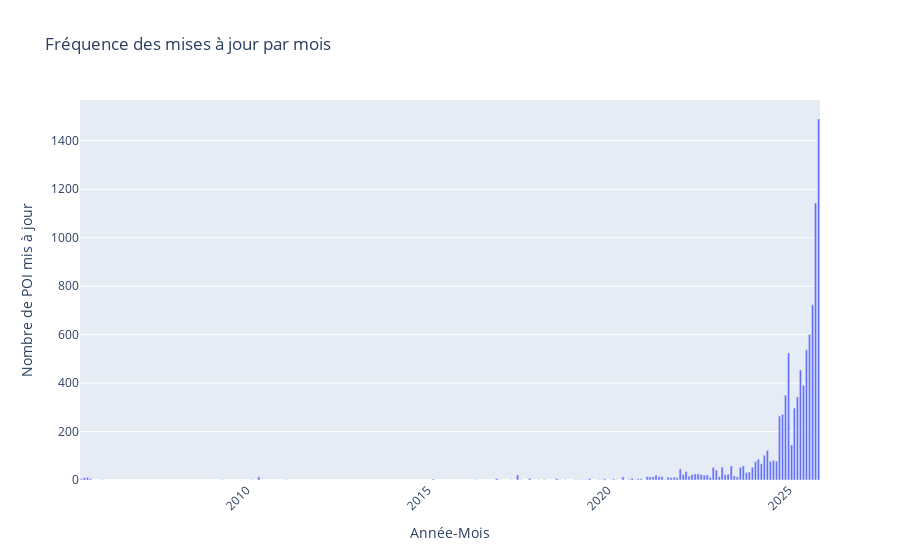

The notebook cell saved with this chart:
### Code cell
df["date_de_mise_a_jour"] = pd.to_datetime(df["date_de_mise_a_jour"], errors="coerce")
df["year_month"] = df["date_de_mise_a_jour"].dt.to_period("M")
freq = df.groupby("year_month").size()

fig = px.bar(
    x=freq.index.astype(str),
    y=freq.values,
    labels={"x": "Année-Mois", "y": "Nombre de POI mis à jour"},
    title="Fréquence des mises à jour par mois"
)

fig.update_layout(xaxis_tickangle=-45)
fig.show()

### Figure 1 — Plotly figure (JSON) as saved in the notebook; plotly's stock layout.template omitted (floating-point values rounded to 4 significant figures)
{"data": [{"hovertemplate": "Année-Mois=%{x}<br>Nombre de POI mis à jour=%{y}<extra></extra>", "legendgroup": "", "marker": {"color": "#636efa", "pattern": {"shape": ""}}, "name": "", "orientation": "v", "showlegend": false, "textposition": "auto", "type": "bar", "x": ["2005-06", "2005-07", "2005-08", "2005-09", "2006-01", "2009-05", "2010-03", "2010-05", "2011-02", "2015-03", "2016-05", "2016-12", "2017-01", "2017-05", "2017-07", "2017-08", "2017-11", "2018-02", "2018-04", "2018-08", "2018-09", "2018-11", "2019-02", "2019-03", "2019-04", "2019-05", "2019-06", "2019-07", "2019-10", "2019-11", "2019-12", "2020-02", "2020-03", "2020-04", "2020-06", "2020-08", "2020-09", "2020-10", "2020-11", "2020-12", "2021-02", "2021-03", "2021-04", "2021-05", "2021-06", "2021-07", "2021-08", "2021-09", "2021-10", "2021-11", "2021-12", "2022-01", "2022-02", "2022-03", "2022-04", "2022-05", "2022-06", "2022-07", "2022-08", "2022-09", "2022-10", "2022-11", "2022-12", "2023-01", "2023-02", "2023-03", "2023-04", "2023-05", "2023-06", "2023-07", "2023-08", "2023-09", "2023-10", "2023-11", "2023-12", "2024-01", "2024-02", "2024-03", "2024-04", "2024-05", "2024-06", "2024-07", "2024-08", "2024-09", "2024-10", "2024-11", "2024-12", "2025-01", "2025-02", "2025-03", "2025-04", "2025-05", "2025-06", "2025-07", "2025-08", "2025-09", "2025-10", "2025-11"], "xaxis": "x", "y": [5, 10, 10, 6, 1, 1, 1, 13, 1, 4, 1, 6, 1, 1, 21, 1, 7, 1, 2, 6, 1, 1, 1, 1, 1, 1, 2, 6, 1, 1, 5, 1, 4, 1, 13, 3, 8, 1, 5, 5, 14, 13, 13, 20, 14, 14, 2, 12, 10, 12, 10, 46, 22, 35, 16, 23, 25, 25, 23, 20, 21, 11, 52, 41, 14, 53, 22, 24, 58, 17, 13, 52, 58, 31, 33, 53, 76, 86, 67, 102, 122, 76, 81, 78, 264, 271, 350, 524, 145, 297, 343, 454, 391, 537, 601, 724, 1143, 1490], "yaxis": "y"}], "layout": {"barmode": "relative", "legend": {"tracegroupgap": 0}, "title": {"text": "Fréquence des mises à jour par mois"}, "xaxis": {"anchor": "y", "domain": [0, 1], "tickangle": -45, "title": {"text": "Année-Mois"}}, "yaxis": {"anchor": "x", "domain": [0, 1], "title": {"text": "Nombre de POI mis à jour"}}}}
